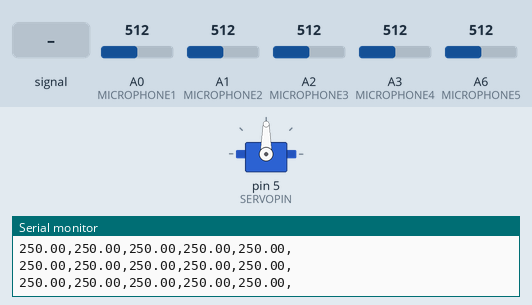
This sketch was run on a simulated Arduino Nano, built with avr-gcc and run on an emulated ATmega328P. Shown: servo, the last lines printed to the serial monitor. The test bench sets the inputs (shaded band); at power-on: A3 (MICROPHONE4) = 512, A6 (MICROPHONE5) = 512, A0 (MICROPHONE1) = 512, A1 (MICROPHONE2) = 512, A2 (MICROPHONE3) = 512.

Above: at 1.7 s.
1.8 s: A0 (MICROPHONE1) fed a 200 Hz sine of ±255 counts around its level
At 3.3 s:
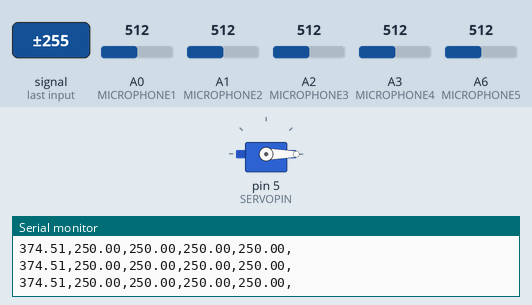
3.6 s: A1 (MICROPHONE2) fed a 200 Hz sine of ±460 counts around its level
At 4.7 s:
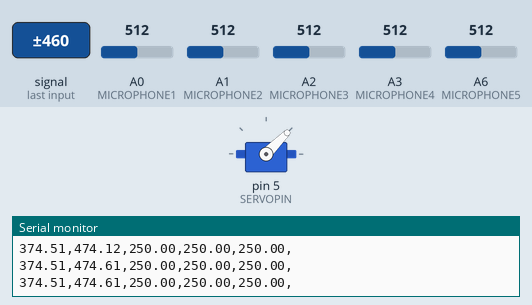
5.1 s: A3 (MICROPHONE4) set to 964
6.6 s: A3 (MICROPHONE4) set to 988
At 7.6 s:
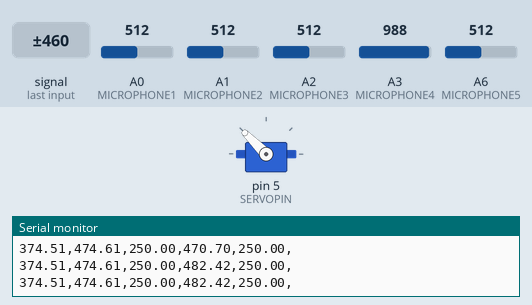
8.1 s: A6 (MICROPHONE5) set to 976
9.6 s: A6 (MICROPHONE5) set to 1004
At 10.4 s:
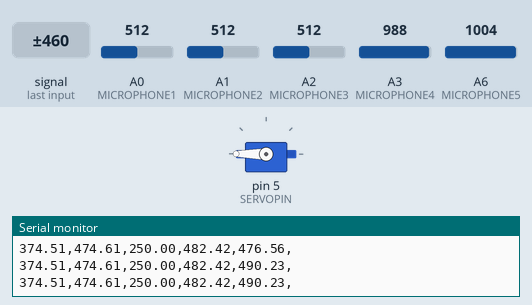
Timing chart, 0 to 12.1 s (numbered marks = the images above; inputs shaded):
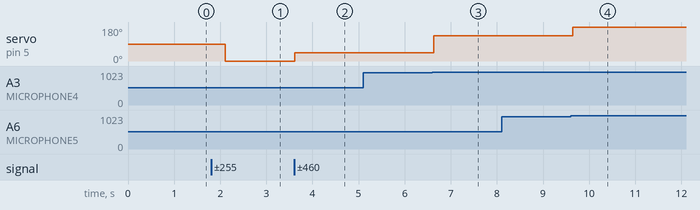

Measured:
- the behaviour switches between 972 and 973 on A3 (MICROPHONE4) (found by bisection; images 2 and 3)
- the behaviour switches between 988 and 989 on A6 (MICROPHONE5) (found by bisection; images 3 and 4)
- after the input at 1.8 s, servo on pin 5 (SERVOPIN): 90° → 0° after 0.31 s
- after the input at 3.6 s, servo on pin 5 (SERVOPIN): 0° → 45° at once
- after the input at 6.6 s, servo on pin 5 (SERVOPIN): 45° → 135° at once
- after the input at 9.6 s, servo on pin 5 (SERVOPIN): 135° → 180° after 0.05 s

The sketch:

Microphone_Direction_Detection_Alternative.ino
```cpp
/**
 *          Note: This program is an alternative to the program used in test 3
 *          Here, background noise is filtered out to prevent the servo from moving, even though no real inpuit was given
 */

#include <Servo.h>

// analog inputs for all microphones
#define MICROPHONE1 A0
#define MICROPHONE2 A1
#define MICROPHONE3 A2
#define MICROPHONE4 A3
#define MICROPHONE5 A6
#define SERVOPIN 5        // PWM pin of the servo
#define SAMPLINGTIME 100  // sampling time in [ms]
#define MICROPHONECOUNT 5 // number of microphones used

// object of the servo class
Servo directionServo;
// servo enable
bool servoEnable = 1;

// angle of the sound source
float servoAngle = 90;

// code for sampling 1 analog input taken from https://learn.adafruit.com/adafruit-microphone-amplifier-breakout/measuring-sound-levels
// (25.12.2020,21:52)
// modified for usage in a function and using 5 analog inputs

// array containing newest analog values
int amplitudes[MICROPHONECOUNT];
// array containing minimum values for all analog inputs
int minimumAmplitudes[MICROPHONECOUNT];
// array containing maximum values for all analog inputs
int maximumAmplitudes[MICROPHONECOUNT];
// array containing all voltages from microphones
float voltages[MICROPHONECOUNT];

// method for handling the newest analog reading
// microphoneNumber: the index of the used microphone (for reading/writing from/to arrays)
void handleAnalogReading(int microphoneNumber){
  int amplitude = amplitudes[microphoneNumber]; // get current reading from the amplitudes array
  if(amplitude<1024) {  // only handle valid readings
    if(amplitude > maximumAmplitudes[microphoneNumber]) { // if a new highest number was recorded
      maximumAmplitudes[microphoneNumber] = amplitude;  // save maximum value to array
    }else if(amplitude < minimumAmplitudes[microphoneNumber]) { // if a new lowest number was recorded
      minimumAmplitudes[microphoneNumber] = amplitude;  // save minimum value to array
    }
  }
}

// method for handling the sampling process
void sampleAmplitudes(){
   // reset minimum and maximum arrays
   for(int i=0;i<MICROPHONECOUNT;i++){
      minimumAmplitudes[i] = 0;
      maximumAmplitudes[i] = 0;
   }
   unsigned long startTime= millis();  // save timestamp of beginning
   do{
    // read current analog values
    amplitudes[0] = analogRead(MICROPHONE1);
    amplitudes[1] = analogRead(MICROPHONE2);
    amplitudes[2] = analogRead(MICROPHONE3);
    amplitudes[3] = analogRead(MICROPHONE4);
    amplitudes[4] = analogRead(MICROPHONE5);
    // handle current analog values
    for(int i=0;i<MICROPHONECOUNT;i++){
      handleAnalogReading(i);
    }
   }while(millis() - startTime < SAMPLINGTIME);
   // calculate voltages for each microphone
    for(int i=0;i<MICROPHONECOUNT;i++){
      int peakToPeak = maximumAmplitudes[i] - minimumAmplitudes[i]; // calculate peak to peak difference of amplitudes
      voltages[i] = (peakToPeak * 5.0) / 1024; // convert to volts (analog input gives value between 0-1024 corresponding to 0-5 V
    }
}

// method for determining the angle of the sound source from peak to peak voltages
void determineServoAngle(){
  // 1. find maximum value from peak to peak voltages
  float maximum = 0;
  int maximumIndex = 0;
  for(int i=0;i<MICROPHONECOUNT;i++){
    if(voltages[i]>maximum){ // if a new maximum is found
      maximum = voltages[i];
      maximumIndex = i;
    }
  }
  // 2. determine if background noise or actual signal
  if(maximum>= 3.2){
    // 3. set angle according to found maximum (in 45° steps for now)
    servoAngle = 45 * maximumIndex;
  }
}

void setup()
{
  Serial.begin(9600);
  // set up analog inputs
  pinMode(MICROPHONE1,INPUT);
  pinMode(MICROPHONE2,INPUT);
  pinMode(MICROPHONE3,INPUT);
  pinMode(MICROPHONE4,INPUT);
  pinMode(MICROPHONE5,INPUT);
  if(servoEnable) { // initialize servo if it should be active
    directionServo.attach(SERVOPIN);
    directionServo.write(servoAngle); // center servo
    delay(500);
    directionServo.detach();
  }
}

void loop()
{
  // sample all microphones
  sampleAmplitudes();
  // print mean voltages of each microphone to Serial
  for(int i=0;i<MICROPHONECOUNT;i++){
    Serial.print(voltages[i]*100);
    Serial.print(",");
  }
  Serial.println("");
  determineServoAngle();
  if(servoEnable){  // turn servo if it is enabled
    directionServo.attach(SERVOPIN);
    directionServo.write(servoAngle);
    delay(300);
    directionServo.detach();
  }
  delay(100);  // wait 0.4 s
}
```
